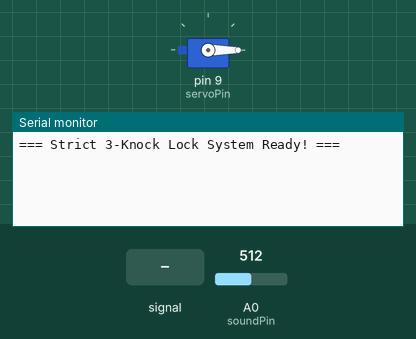
Recording of a sketch running on a simulated Arduino Uno, built with avr-gcc and run on an emulated ATmega328P. Parts: servo, the last lines printed to the serial monitor. The test bench sets the inputs (shaded band); at power-on: A0 (soundPin) = 512.

Above: at 1.2 s.
1.3 s: A0 (soundPin) fed a 200 Hz sine of ±81 counts around its level
At 1.42 s:
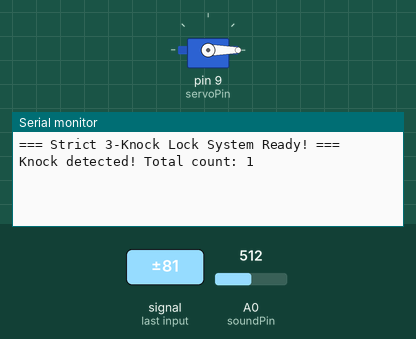
At 2.93 s:
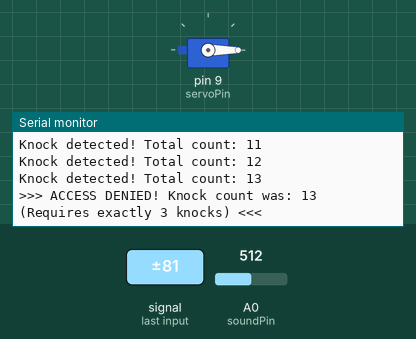
Timing chart, 0 to 4.4 s (numbered marks = the images above; inputs shaded):
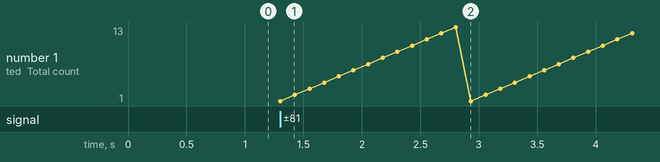

The sketch:

arduino_project_sound_sensor_servo_knock_kncok.ino
```cpp
#include <Servo.h>

Servo myServo;

const int soundPin = A0;
const int servoPin = 9;

// Piezo / Microphone sensitivity threshold
const int threshold = 100;

int knockCount = 0;
unsigned long firstKnockTime = 0;
unsigned long lastKnockTime = 0;
bool isOpen = false;

void setup() {
  myServo.attach(servoPin);
  myServo.write(0); // Initial locked position (0 degrees)
  Serial.begin(115200);
  Serial.println("=== Strict 3-Knock Lock System Ready! ===");
}

void loop() {
  // Peak-to-Peak analog reading to capture vibration spikes
  unsigned long startMillis = millis();
  unsigned int signalMax = 0, signalMin = 1024;

  while (millis() - startMillis < 25) {
    int sample = analogRead(soundPin);
    if (sample < 1024) {
      if (sample > signalMax) signalMax = sample;
      if (sample < signalMin) signalMin = sample;
    }
  }

  int peakToPeak = signalMax - signalMin;

  // Knock detected
  if (peakToPeak > threshold) {
    unsigned long now = millis();

    // Debounce guard to avoid echo/false double triggers (120ms gap)
    if (now - lastKnockTime > 120) {
      if (knockCount == 0) {
        firstKnockTime = now; // Start the 1.5-second evaluation window
      }

      knockCount++;
      lastKnockTime = now;

      Serial.print("Knock detected! Total count: ");
      Serial.println(knockCount);
    }
  }

  // TIME EXPIRED: 1.5 seconds passed since the first knock — Evaluate passcode
  if (knockCount > 0 && (millis() - firstKnockTime > 1500)) {

    if (knockCount == 3) {
      // Exactly 3 knocks registered
      Serial.println(">>> ACCESS GRANTED (Exact 3 knocks)! Toggling lock... <<<");
      isOpen = !isOpen;
      myServo.write(isOpen ? 90 : 0);
      delay(500); // Pause for servo motion stabilization
    } else {
      // Deny access for 1, 2, 4, or more knocks
      Serial.print(">>> ACCESS DENIED! Knock count was: ");
      Serial.print(knockCount);
      Serial.println(" (Requires exactly 3 knocks) <<<");
    }

    // Reset counters for the next attempt
    knockCount = 0;
  }
}
```

Measured:
- after the input at 1.3 s, the serial monitor: prints a new line at once (image 1)
